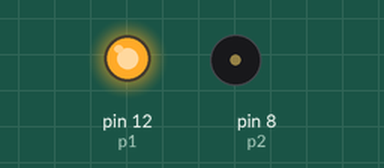
Bench run of a sketch on a simulated Arduino Uno, built with avr-gcc and run on an emulated ATmega328P. Parts: output pins drawn as LEDs (lit = HIGH), buzzer (waves = sounding).

Above: at 0.1 s.
At 17.1 s:
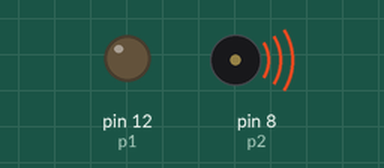
At 36.6 s:
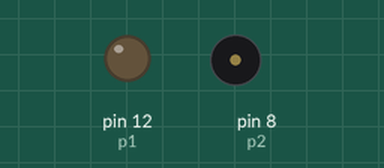
Timing chart, 0 to 40.0 s (numbered marks = the images above):
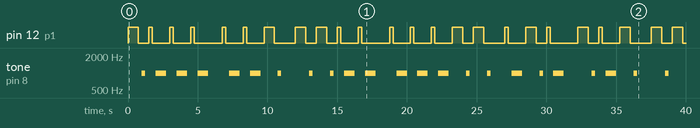

Measured:
- by itself, pin 12 (p1): LOW → HIGH at 0.00 s, → LOW 0.75 s later, → HIGH 0.75 s later, → LOW 0.25 s later, … (48 changes in this stretch)
- by itself, tone on pin 8 (p2): plays 1000 Hz for 0.25 s, 1000 Hz for 0.75 s, 1000 Hz for 0.75 s, 1000 Hz for 0.75 s, 1000 Hz for 0.75 s, 1000 Hz for 0.75 s … (23 notes in this stretch)

The sketch:

main.ino
```cpp
const int p1 = 12; //led
const int p2 = 8; // buzzer

const int d1 = 250;
const int d2 = d1 * 3;
const int g1 = d1;
const int ls = d1 * 3;
const int ws = d1 * 7;

void f1() {
    digitalWrite(p1, HIGH); delay(d1); digitalWrite(p1, LOW); delay(g1);
    tone(p2, 1000); delay(d2); noTone(p2); delay(g1);
}

void f2() {
    digitalWrite(p1, HIGH); delay(d2); digitalWrite(p1, LOW); delay(g1);
    tone(p2, 1000); delay(d1); noTone(p2); delay(g1);
}

void setup() {
    pinMode(p1, OUTPUT); pinMode(p2, OUTPUT);
}

void loop() {
    f2(); f1(); f1(); f1(); delay(ls); f1(); f1(); f2(); delay(ls); f2(); f2(); f1(); f1(); delay(ls); f1(); f1(); f1(); f2(); f2(); delay(ls); f1(); f2(); f1(); delay(ls); f2(); f1(); f2(); delay(ls);
    f2(); f2(); f2(); f2(); f2(); delay(ls); f2(); f1(); f2(); delay(ls); f2(); f1(); f1(); delay(ls); f1(); f1(); delay(ls); f2(); f1(); f2(); f2(); delay(ls); f1(); delay(ls); f1(); f2(); f1(); delay(ls); f2(); f1(); f2(); f1(); delay(ls); f1(); f1(); f1(); f1(); f2(); delay(ls);
    f2(); f1(); f2(); f2(); delay(ls); f1(); f1(); f1(); f1(); f2(); delay(ls);
    f2(); f1(); f1(); f2(); delay(ls);
    f1(); f2(); f2(); f2(); f2(); delay(ls);
    f2(); f1(); f1(); f2(); delay(ls);
    f1(); f2(); f2(); f2(); f2(); delay(ls);
    f2(); f1(); f1(); f2(); delay(ls);
    f1(); f2(); f2(); f2(); f2(); delay(ls);
    while (true) {
        // Do nothing, program berhenti
    }
}
```
